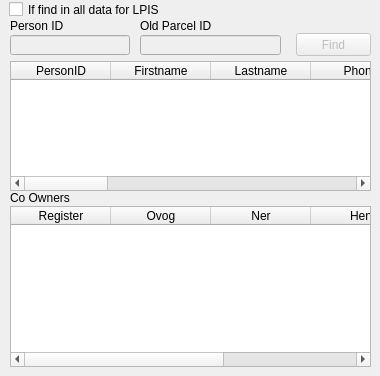
      <widget class="QWidget" name="tab_6">
       <attribute name="title">
        <string>LPIS</string>
       </attribute>
       <widget class="QCheckBox" name="lpis_search_chbox">
        <property name="geometry">
         <rect>
          <x>9</x>
          <y>1</y>
          <width>311</width>
          <height>17</height>
         </rect>
        </property>
        <property name="text">
         <string>If find in all data for LPIS</string>
        </property>
       </widget>
       <widget class="QPushButton" name="lpis_find_button">
        <property name="enabled">
         <bool>false</bool>
        </property>
        <property name="geometry">
         <rect>
          <x>296</x>
          <y>33</y>
          <width>75</width>
          <height>23</height>
         </rect>
        </property>
        <property name="text">
         <string>Find</string>
        </property>
       </widget>
       <widget class="QLabel" name="label_31">
        <property name="geometry">
         <rect>
          <x>140</x>
          <y>18</y>
          <width>231</width>
          <height>16</height>
         </rect>
        </property>
        <property name="text">
         <string>Old Parcel ID</string>
        </property>
       </widget>
       <widget class="QLabel" name="label_48">
        <property name="geometry">
         <rect>
          <x>10</x>
          <y>18</y>
          <width>121</width>
          <height>16</height>
         </rect>
        </property>
        <property name="text">
         <string>Person ID</string>
        </property>
       </widget>
       <widget class="QLineEdit" name="lpis_old_parcel_id_edit">
        <property name="enabled">
         <bool>false</bool>
        </property>
        <property name="geometry">
         <rect>
          <x>140</x>
          <y>35</y>
          <width>141</width>
          <height>20</height>
         </rect>
        </property>
       </widget>
       <widget class="QTableWidget" name="lpis_info_twidget">
        <property name="geometry">
         <rect>
          <x>10</x>
          <y>61</y>
          <width>361</width>
          <height>130</height>
         </rect>
        </property>
        <column>
         <property name="text">
          <string>PersonID</string>
         </property>
        </column>
        <column>
         <property name="text">
          <string>Firstname</string>
         </property>
        </column>
        <column>
         <property name="text">
          <string>Lastname</string>
         </property>
        </column>
        <column>
         <property name="text">
          <string>Phone</string>
         </property>
        </column>
        <column>
         <property name="text">
          <string>Note</string>
         </property>
        </column>
        <column>
         <property name="text">
          <string>Address</string>
         </property>
        </column>
        <column>
         <property name="text">
          <string>PID</string>
         </property>
        </column>
        <column>
         <property name="text">
          <string>Decision Area</string>
         </property>
        </column>
        <column>
         <property name="text">
          <string>Land Cost</string>
         </property>
        </column>
        <column>
         <property name="text">
          <string>Decision No</string>
         </property>
        </column>
        <column>
         <property name="text">
          <string>Cert ID</string>
         </property>
        </column>
        <column>
         <property name="text">
          <string>Status</string>
         </property>
        </column>
       </widget>
       <widget class="QLineEdit" name="lpis_person_id_edit">
        <property name="enabled">
         <bool>false</bool>
        </property>
        <property name="geometry">
         <rect>
          <x>10</x>
          <y>35</y>
          <width>120</width>
          <height>20</height>
         </rect>
        </property>
       </widget>
       <widget class="QLabel" name="label_32">
        <property name="geometry">
         <rect>
          <x>10</x>
          <y>190</y>
          <width>361</width>
          <height>16</height>
         </rect>
        </property>
        <property name="text">
         <string>Co Owners</string>
        </property>
       </widget>
       <widget class="QTableWidget" name="lpis_co_owner_twidget">
        <property name="geometry">
         <rect>
          <x>10</x>
          <y>206</y>
          <width>361</width>
          <height>161</height>
         </rect>
        </property>
        <column>
         <property name="text">
          <string>Register</string>
         </property>
        </column>
        <column>
         <property name="text">
          <string>Ovog</string>
         </property>
        </column>
        <column>
         <property name="text">
          <string>Ner</string>
         </property>
        </column>
        <column>
         <property name="text">
          <string>Hen</string>
         </property>
        </column>
        <column>
         <property name="text">
          <string>Zahid</string>
         </property>
        </column>
       </widget>
      </widget>
